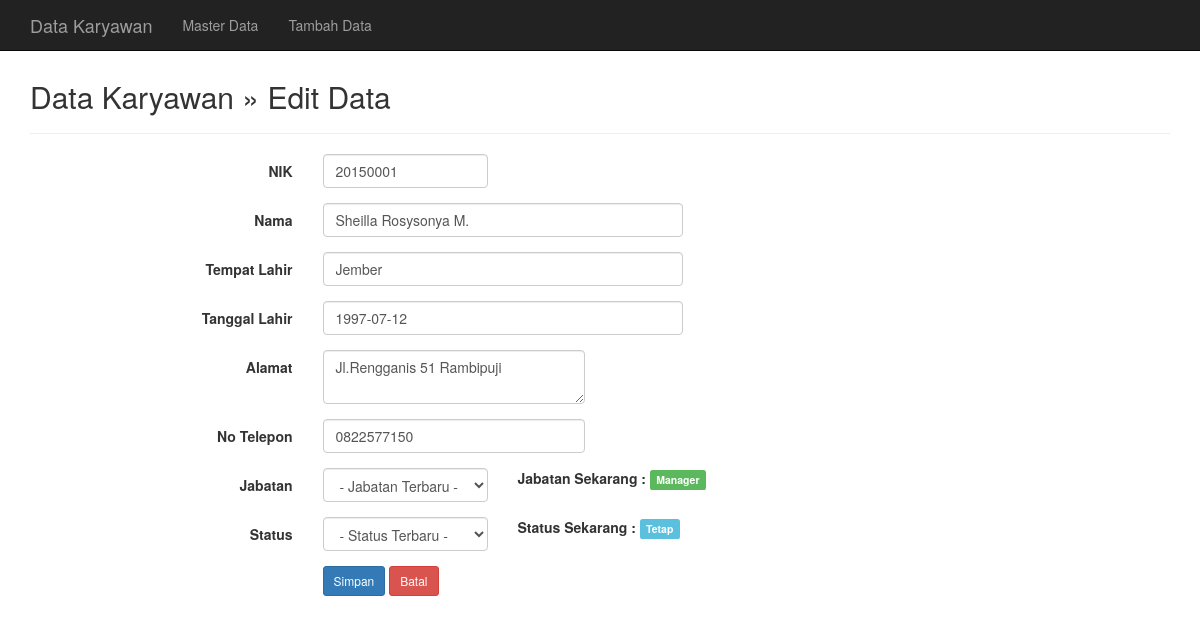
The app's page /editing.php?nik=20150001 with its own data.
### tables this page shows
CREATE TABLE IF NOT EXISTS `karyawan` (
  `nik` varchar(10) NOT NULL,
  `nama` varchar(50) NOT NULL,
  `tempat_lahir` varchar(30) NOT NULL,
  `tanggal_lahir` varchar(30) NOT NULL,
  `alamat` varchar(50) NOT NULL,
  `no_telepon` varchar(10) NOT NULL,
  `jabatan` varchar(15) NOT NULL,
  `status` varchar(15) NOT NULL,
  `username` varchar(15) NOT NULL,
  `password` varchar(15) NOT NULL,
  PRIMARY KEY (`nik`)
);

### editing.php (the view, shortened to what this page needs)
<?php
include("koneksi.php");
?>
<!DOCTYPE html>
<html lang="en">
<head>
	<link href="css/bootstrap.min.css" rel="stylesheet">
	<link href="css/bootstrap-datepicker.css" rel="stylesheet">
</head>
<body>
	<nav class="navbar navbar-inverse navbar-fixed-top">
		<div class="container">
			<div class="navbar-header">
				<a class="navbar-brand hidden-xs hidden-sm" href="http://www.hakkoblogs.com">Data Karyawan</a>
			</div>
			<div id="navbar" class="navbar-collapse collapse">
				<ul class="nav navbar-nav">
					<li><a href="index.php">Master Data</a></li>
					<li><a href="add.php">Tambah Data</a></li>
				</ul>
			</div>
		</div>
	</nav>
	<div class="container">
		<div class="content">
			<h2>Data Karyawan &raquo; Edit Data</h2>
			<hr />
			<?php
			$nik = $_GET['nik'];
			$sql = mysqli_query($koneksi, "SELECT * FROM karyawan WHERE nik='$nik'");
			if(mysqli_num_rows($sql) == 0){
				header("Location: index.php");
			}else{
				$row = mysqli_fetch_assoc($sql);
			}
			?>
			<form class="form-horizontal" action="" method="post">
				<div class="form-group">
					<label class="col-sm-3 control-label">NIK</label>
					<div class="col-sm-2">
						<input type="text" name="nik" value="<?php echo $row ['nik']; ?>" class="form-control" placeholder="NIK" required>
					</div>
				</div>
				<div class="form-group">
					<label class="col-sm-3 control-label">Nama</label>
					<div class="col-sm-4">
						<input type="text" name="nama" value="<?php echo $row ['nama']; ?>" class="form-control" placeholder="Nama" required>
					</div>
				</div>
				<div class="form-group">
					<label class="col-sm-3 control-label">Tempat Lahir</label>
					<div class="col-sm-4">
						<input type="text" name="tempat_lahir" value="<?php echo $row ['tempat_lahir']; ?>" class="form-control" placeholder="Tempat Lahir" required>
					</div>
				</div>
				<div class="form-group">
					<label class="col-sm-3 control-label">Tanggal Lahir</label>
					<div class="col-sm-4">
						<input type="text" name="tanggal_lahir" value="<?php echo $row ['tanggal_lahir']; ?>" class="input-group date form-control" date="" data-date-format="yyyy-mm-dd" placeholder="0000-00-00" required>
					</div>
				</div>
				<div class="form-group">
					<label class="col-sm-3 control-label">Alamat</label>
					<div class="col-sm-3">
						<textarea name="alamat" class="form-control" placeholder="Alamat"><?php echo $row ['alamat']; ?></textarea>
					</div>
				</div>
				<div class="form-group">
					<label class="col-sm-3 control-label">No Telepon</label>
					<div class="col-sm-3">
						<input type="text" name="no_telepon" value="<?php echo $row ['no_telepon']; ?>" class="form-control" placeholder="No Telepon" required>
					</div>
				</div>
				<div class="form-group">
					<label class="col-sm-3 control-label">Jabatan</label>
					<div class="col-sm-2">
						<select name="jabatan" class="form-control" required>
							<option value=""> - Jabatan Terbaru - </option>
						</select>
					</div>
                    <div class="col-sm-3">
                    <b>Jabatan Sekarang :</b> <span class="label label-success"><?php echo $row['jabatan']; ?></span>
				    </div>
				</div>
				<div class="form-group">
					<label class="col-sm-3 control-label">Status</label>
					<div class="col-sm-2">
						<select name="status" class="form-control">
							<option value="">- Status Terbaru -</option>
						</select>
					</div>
                    <div class="col-sm-3">
                    <b>Status Sekarang :</b> <span class="label label-info"><?php echo $row['status']; ?></span>
				    </div>
                </div>
				<div class="form-group">
					<label class="col-sm-3 control-label">&nbsp;</label>
					<div class="col-sm-6">
						<input type="submit" name="save" class="btn btn-sm btn-primary" value="Simpan">
						<a href="index.php" class="btn btn-sm btn-danger">Batal</a>
					</div>
				</div>
			</form>
		</div>
	</div>
</body>
</html>

### editing.php (style rules this page uses)
.content { margin-top: 80px; }

### records on screen
karyawan: nik "20150001", nama "Sheilla Rosysonya M.", tempat_lahir "Jember", tanggal_lahir "1997-07-12", alamat "Jl.Rengganis 51 Rambipuji", no_telepon "0822577150", jabatan "Manager", status "Tetap"
